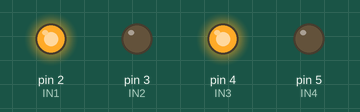
Bench run of a sketch on a simulated Arduino Uno, built with avr-gcc and run on an emulated ATmega328P. Shown: output pins drawn as LEDs (lit = HIGH).

Above: at 0.1 s.
Timing chart, 0 to 1.6 s (numbered marks = the images above):
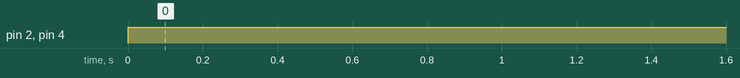

Measured:
- by itself, pin 2 (IN1), pin 4 (IN3): LOW → HIGH at 0.00 s

The sketch:

cod-base.ino
```cpp
int IN1 = 2 ;
int IN2 = 3 ;
int IN3 = 4 ;
int IN4 = 5 ;


void setup () {
 pinMode (IN1, OUTPUT);
 pinMode (IN2, OUTPUT);
 pinMode (IN3, OUTPUT);
 pinMode (IN4, OUTPUT);

}


void loop () {
 //Roda 1 ou direita
 digitalWrite(IN1, HIGH);
 digitalWrite(IN2, LOW);

 //Roda 2 esquerda
 digitalWrite(IN3, HIGH);
 digitalWrite(IN4, LOW);

}
```
